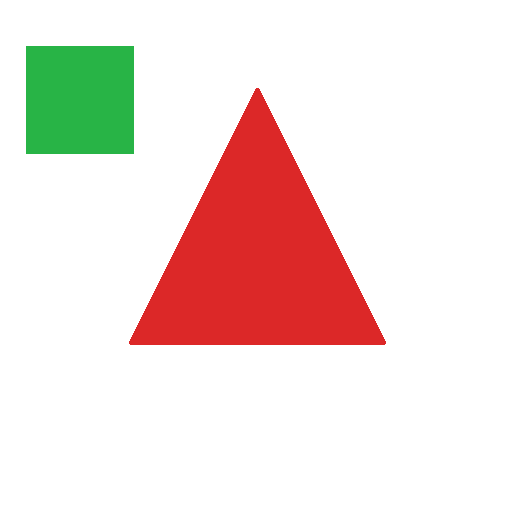
#> input picture data/vision/test_01.png, 512 x 512 px
$ python visual_sensor.py ../../../data/vision/test_01.png
#> lines starting #> are read from the running program, lines starting #| are printed output that depends on the picture; after the words box and inside, x2 and y2 are one past the last pixel; in counts of white or black regions, pixels touching at a corner belong together
from __future__ import annotations
from pathlib import Path
import json
import numpy as np
from PIL import Image
try:
 import cv2
except Exception:
 cv2=None

def observe_image(path:str):
#> called with path = '../../../data/vision/test_01.png'
 arr=np.array(Image.open(path).convert('RGB'))
 h,w,_=arr.shape
#> h = 512; w = 512
 border=np.concatenate([arr[0,:,:],arr[-1,:,:],arr[:,0,:],arr[:,-1,:]],axis=0)
#> border = 2048 rows, first 8: [255, 255, 255], [255, 255, 255], [255, 255, 255], [255, 255, 255], [255, 255, 255], [255, 255, 255], [255, 255, 255], [255, 255, 255]
 bg=np.median(border,axis=0)
#> bg = [255, 255, 255]
 dist=np.linalg.norm(arr.astype(float)-bg[None,None,:],axis=2)
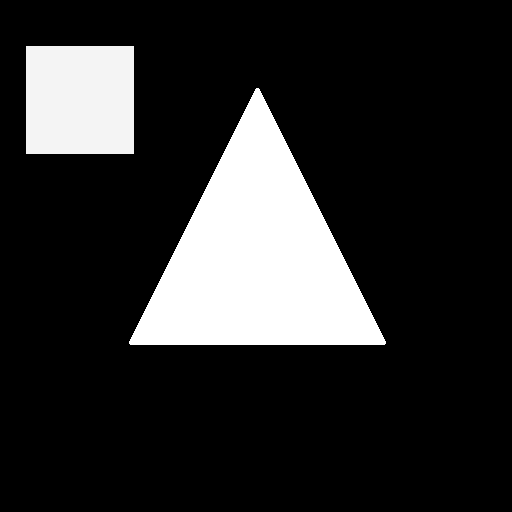
#> dist: shape (512, 512) float64; min 0, max 306.1, mean 52.5; drawn with min black and max white
 mask=(dist>25).astype(np.uint8)*255
#> mask: shape (512, 512); 17.3% white; 2 white regions, box (x1, y1, x2, y2) and area: (129, 88, 386, 345) 33789, (26, 46, 134, 154) 11664
 out={'image_size':[int(w),int(h)],'background_rgb':[float(x) for x in bg],'regions':[]}
#> out = {'image_size': [512, 512], 'background_rgb': [255, 255, 255], 'regions': []}
 if cv2 is None:
  out['status']='opencv_missing'; return out
 n,labels,stats,centroids=cv2.connectedComponentsWithStats(mask,connectivity=8)
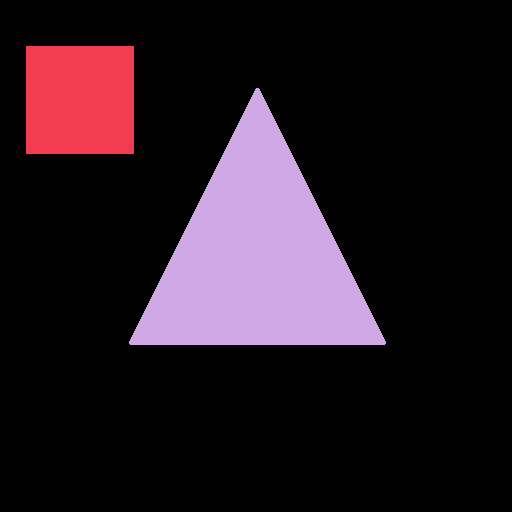
#> labels: shape (512, 512) int32; 3 distinct labels, from 0 to 2; one colour per label, 0 black
#> n = 3; stats = [[0, 0, 512, 512, 216691], [26, 46, 108, 108, 11664], [129, 88, 257, 257, 33789]]; centroids = [[264.7, 263.5], [79.5, 99.5], [257, 257.8]]
 for lab in range(1,n):
  area=int(stats[lab,cv2.CC_STAT_AREA])
  if area<200: continue
  component=(labels==lab).astype(np.uint8)*255
  contours,_=cv2.findContours(component,cv2.RETR_EXTERNAL,cv2.CHAIN_APPROX_SIMPLE)
  if not contours: continue
  cnt=max(contours,key=cv2.contourArea)
  peri=cv2.arcLength(cnt,True)
  approx=cv2.approxPolyDP(cnt,0.03*peri,True)
  ys,xs=np.where(labels==lab)
  mean_rgb=arr[ys,xs,:].mean(axis=0)
  out['regions'].append({'area':area,'centroid':[float(centroids[lab][0]),float(centroids[lab][1])],'mean_rgb':[float(x) for x in mean_rgb],'corner_count_raw':int(len(approx))})
#> this loop made 2 passes
#> (area, peri, approx, mean_rgb) on passes 1 to 2: (11664, 428, [[26, 46], [26, 153], [133, 153], [133, 46]], [40, 180, 70]), (33789, 874, [[256, 88], [129, 343], [384, 344]], [220, 40, 40])
#> pass 1, in observe_image, `component=(labels==lab).astype(np.uint8)*255`:
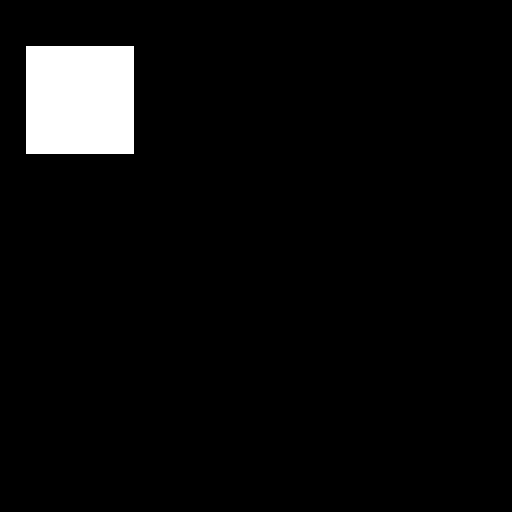
#> component: shape (512, 512); 4.4% white; 1 white region, box (x1, y1, x2, y2) and area: (26, 46, 134, 154) 11664
#> pass 2, in observe_image, `component=(labels==lab).astype(np.uint8)*255`:
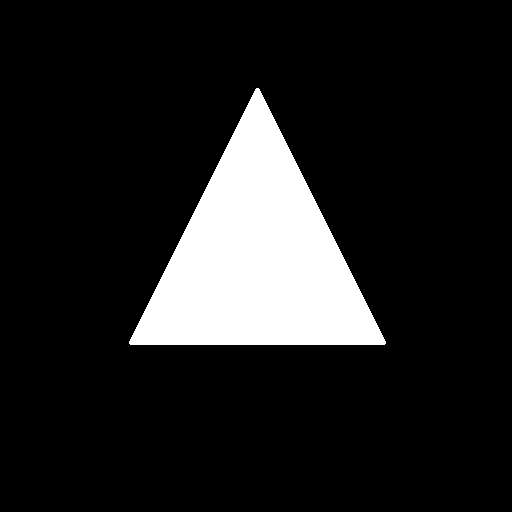
#> component: shape (512, 512); 12.9% white; 1 white region, box (x1, y1, x2, y2) and area: (129, 88, 386, 345) 33789
 out['region_count']=len(out['regions']); out['status']='ok'; return out

if __name__=='__main__':
 import sys
 for fn in sys.argv[1:]: print(json.dumps({'file':fn,'obs':observe_image(fn)},indent=2))

$ run again, on data/vision/train_02.png
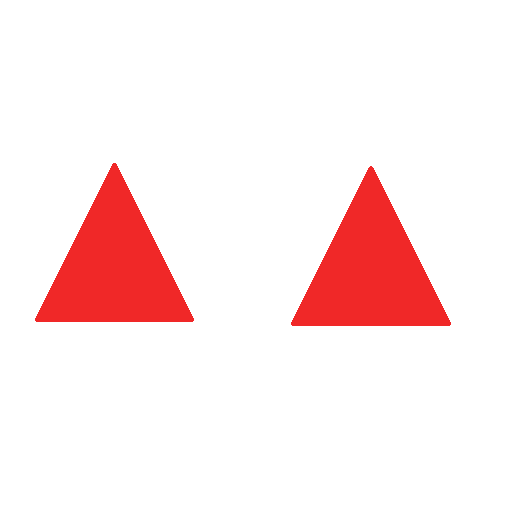
#> input picture data/vision/train_02.png, 512 x 512 px
#> border = 2048 rows, first 8: [255, 255, 255], [255, 255, 255], [255, 255, 255], [255, 255, 255], [255, 255, 255], [255, 255, 255], [255, 255, 255], [255, 255, 255]
#> bg = [255, 255, 255]
#> in observe_image, `dist=np.linalg.norm(arr.astype(float)-bg[None,None,:],axis=2)`:
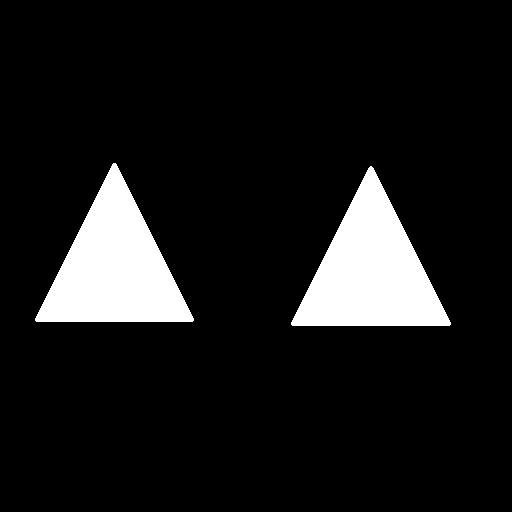
#> dist: shape (512, 512) float64; values 0 (black) and 304.4 (white), 10.1% white; 2 white regions, box (x1, y1, x2, y2) and area: (291, 166, 451, 326) 13272, (35, 163, 194, 322) 13111
#> out = {'image_size': [512, 512], 'background_rgb': [255, 255, 255], 'regions': []}
#> labels: shape (512, 512) int32; 3 distinct labels, from 0 to 2
#> n = 3; stats = [[0, 0, 512, 512, 235761], [35, 163, 159, 159, 13111], [291, 166, 160, 160, 13272]]; centroids = [[256.9, 253.9], [114, 267.5], [370.5, 271.2]]
#> the loop in observe_image, `for lab in range(1,n):` made 2 passes
#> (area, peri, approx, mean_rgb) on passes 1 to 2: (13111, 539.4, [[113, 163], [35, 320], [192, 321]], [240, 40, 40]), (13272, 542.3, [[370, 166], [291, 324], [449, 325]], [240, 40, 40])
#> pass 2, in observe_image, `component=(labels==lab).astype(np.uint8)*255`:
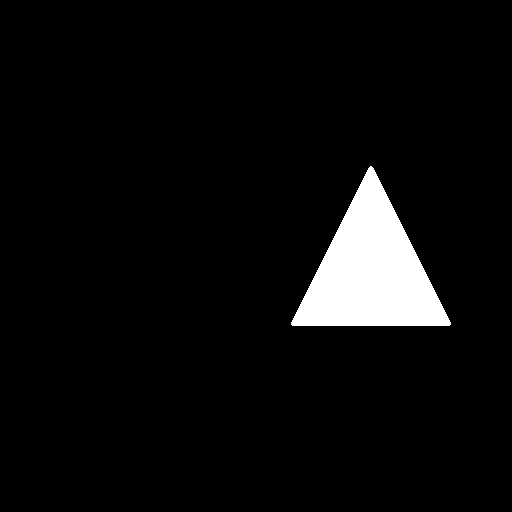
#> component: shape (512, 512); 5.1% white; 1 white region, box (x1, y1, x2, y2) and area: (291, 166, 451, 326) 13272

$ run again, on data/vision/train_09.png
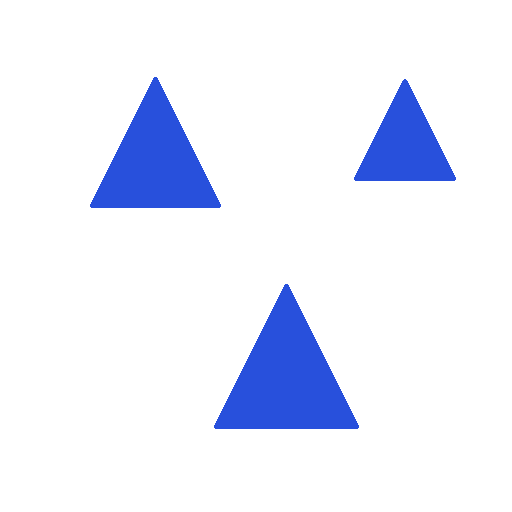
#> input picture data/vision/train_09.png, 512 x 512 px
#> border = 2048 rows, first 8: [255, 255, 255], [255, 255, 255], [255, 255, 255], [255, 255, 255], [255, 255, 255], [255, 255, 255], [255, 255, 255], [255, 255, 255]
#> bg = [255, 255, 255]
#> in observe_image, `dist=np.linalg.norm(arr.astype(float)-bg[None,None,:],axis=2)`:
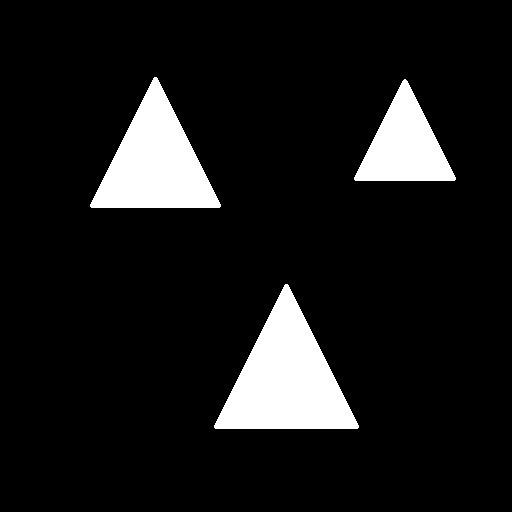
#> dist: shape (512, 512) float64; values 0 (black) and 279.4 (white), 9.7% white; 3 white regions, box (x1, y1, x2, y2) and area: (214, 284, 359, 429) 10941, (90, 77, 221, 208) 8967, (354, 79, 456, 181) 5500
#> out = {'image_size': [512, 512], 'background_rgb': [255, 255, 255], 'regions': []}
#> labels: shape (512, 512) int32; 4 distinct labels, from 0 to 3
#> n = 4; stats = [[0, 0, 512, 512, 236736], [90, 77, 131, 131, 8967], [354, 79, 102, 102, 5500], [214, 284, 145, 145, 10941]]; centroids = [[254.4, 255.8], [155, 162.8], [404.5, 145.5], [286, 379.2]]
#> the loop in observe_image, `for lab in range(1,n):` made 3 passes
#> (area, peri, approx) on passes 1 to 3: (8967, 443.8, [[154, 77], [90, 206], [219, 207]]), (5500, 344.2, [[404, 79], [354, 179], [454, 180]]), (10941, 491.6, [[285, 284], [214, 427], [357, 428]])
#> pass 3, in observe_image, `component=(labels==lab).astype(np.uint8)*255`:
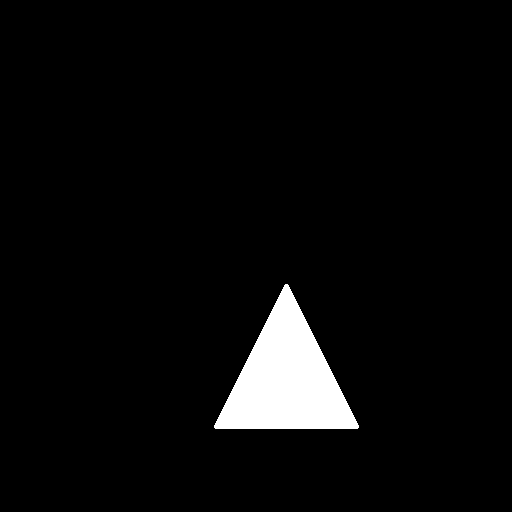
#> component: shape (512, 512); 4.2% white; 1 white region, box (x1, y1, x2, y2) and area: (214, 284, 359, 429) 10941

$ run again, on data/vision/train_11.png
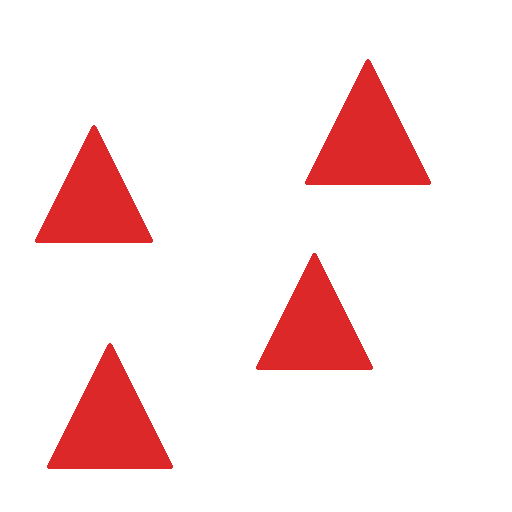
#> input picture data/vision/train_11.png, 512 x 512 px
#> border = 2048 rows, first 8: [255, 255, 255], [255, 255, 255], [255, 255, 255], [255, 255, 255], [255, 255, 255], [255, 255, 255], [255, 255, 255], [255, 255, 255]
#> bg = [255, 255, 255]
#> in observe_image, `dist=np.linalg.norm(arr.astype(float)-bg[None,None,:],axis=2)`:
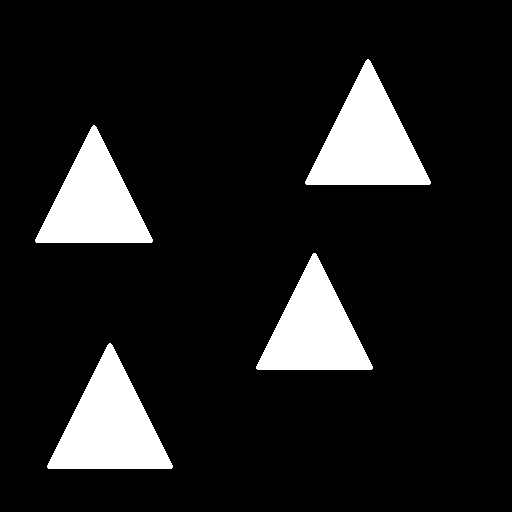
#> dist: shape (512, 512) float64; values 0 (black) and 306.1 (white), 11.9% white; 4 white regions, box (x1, y1, x2, y2) and area: (305, 59, 431, 185) 8308, (47, 343, 173, 469) 8308, (35, 125, 153, 243) 7308, (256, 253, 373, 370) 7189
#> out = {'image_size': [512, 512], 'background_rgb': [255, 255, 255], 'regions': []}
#> labels: shape (512, 512) int32; 5 distinct labels, from 0 to 4
#> n = 5; stats = [[0, 0, 512, 512, 231031], [305, 59, 126, 126, 8308], [35, 125, 118, 118, 7308], [256, 253, 117, 117, 7189], [47, 343, 126, 126, 8308]]; centroids = [[260, 252.9], [367.5, 141.5], [93.5, 202.2], [314, 329.5], [109.5, 425.5]]
#> the loop in observe_image, `for lab in range(1,n):` made 4 passes
#> (area, peri, approx) on passes 1 to 4: (8308, 426.2, [[367, 59], [305, 183], [429, 184]]), (7308, 398.9, [[93, 125], [35, 241], [151, 242]]), (7189, 396, [[313, 253], [256, 368], [371, 369]]), (8308, 426.2, [[109, 343], [47, 467], [171, 468]])
#> after the loop in observe_image, `for lab in range(1,n):`:
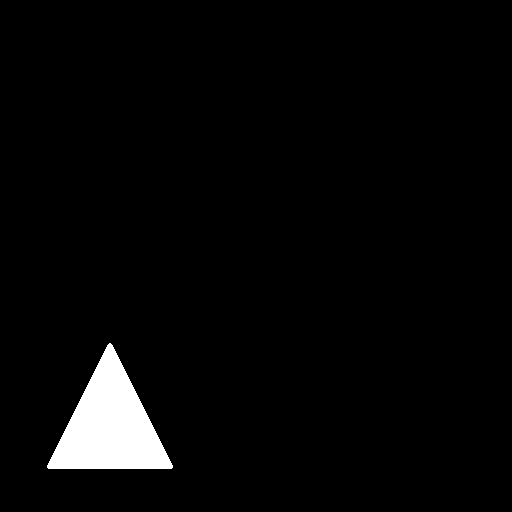
#> component: shape (512, 512); 3.2% white; 1 white region, box (x1, y1, x2, y2) and area: (47, 343, 173, 469) 8308
